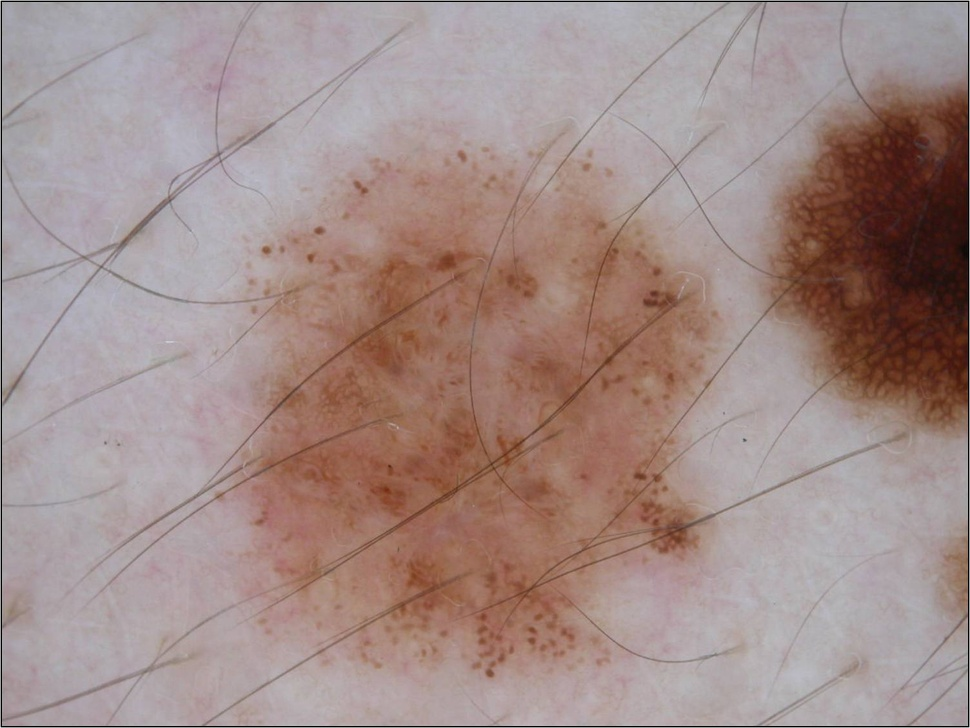
%> input picture Sample Image.jpg, 970 x 728 px, shrunk from 1504 x 1129 before the run
$ octave Project.m   (GNU Octave 9; MATLAB toolbox functions it lacks are replaced by stand-ins)
%> lines starting %> are read from the running program, lines starting %| are printed output that depends on the picture; in (x1, y1, x2, y2) boxes, pixels count from 0 and x2, y2 are one past the last pixel; in counts of white or black regions, pixels touching at a corner belong together; the program's own positions count from 1
close all; clearvars; clc

%% Generating a Mask for Extracting ROI from a Noisy Image

image = im2double(imread('Sample Image.jpg'));
figure('windowstate','maximized'), imshow(image), title('Given Image', 'fontsize', 18)

grayscale = rgb2gray(image);                  % Converting to image grayscale
figure('windowstate','maximized'), imshow(grayscale), title('Grayscale Image', 'fontsize', 18)

se = strel('disk',5);                         % Disk Shaped Structuring Element
hairs = imbothat(grayscale,se);               % Bottom Hat Filtering for Extracting Hairs
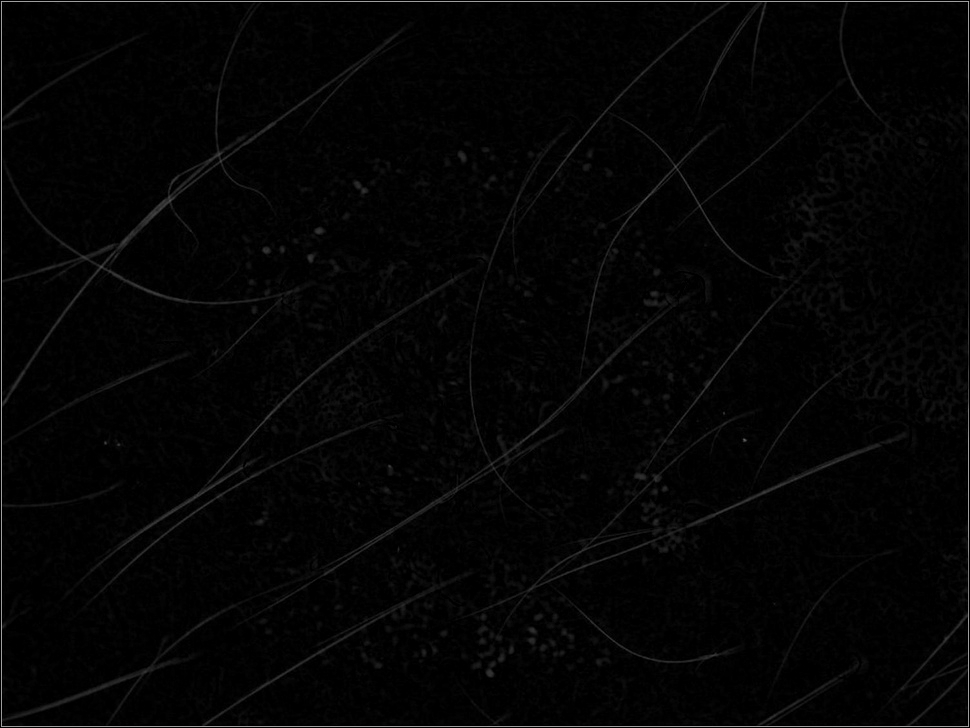
%> hairs: size 728x970 double; min 0, max 0.668, mean 0.0174
figure('windowstate','maximized'), imshow(hairs), title('Hairs Extracted', 'fontsize', 18)

replacedImage = regionfill(grayscale, hairs); % Filling the Hair Region with Inward Interpolation
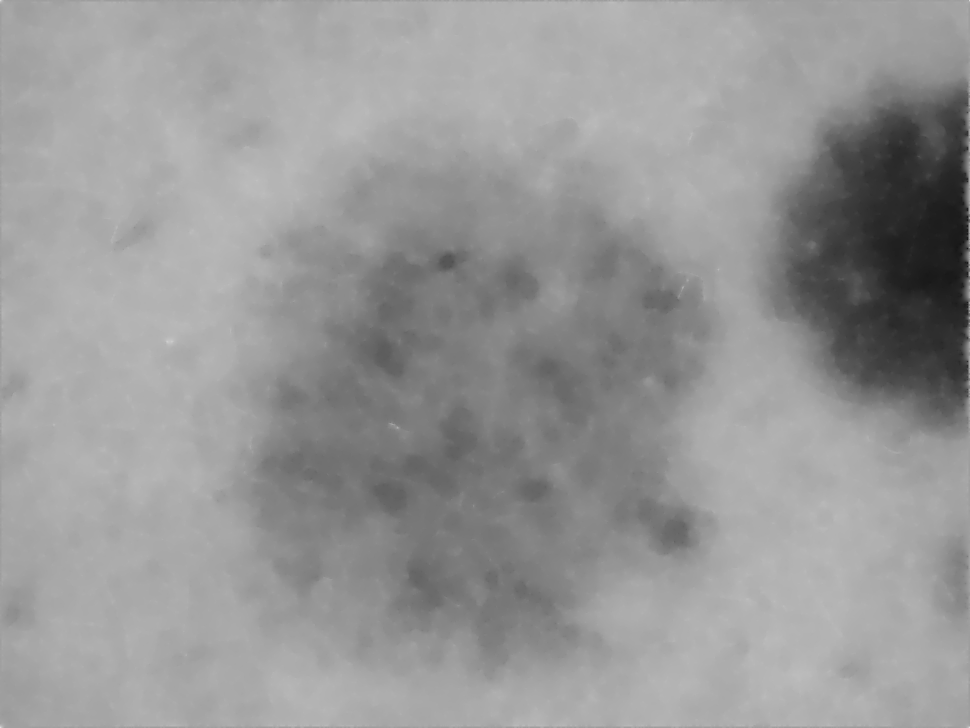
%> replacedImage: size 728x970 double; min 0.0826, max 0.87, mean 0.595
figure('windowstate','maximized'), imshow(replacedImage), title('Hairs Removed', 'fontsize', 18)

I = replacedImage;
L = graythresh(I);                 % Threshold Level L
%> L = 0.541
I(I>L-L/10*2 & I<L+L/10*1.5) = 1;  % Thresholding using the Level L
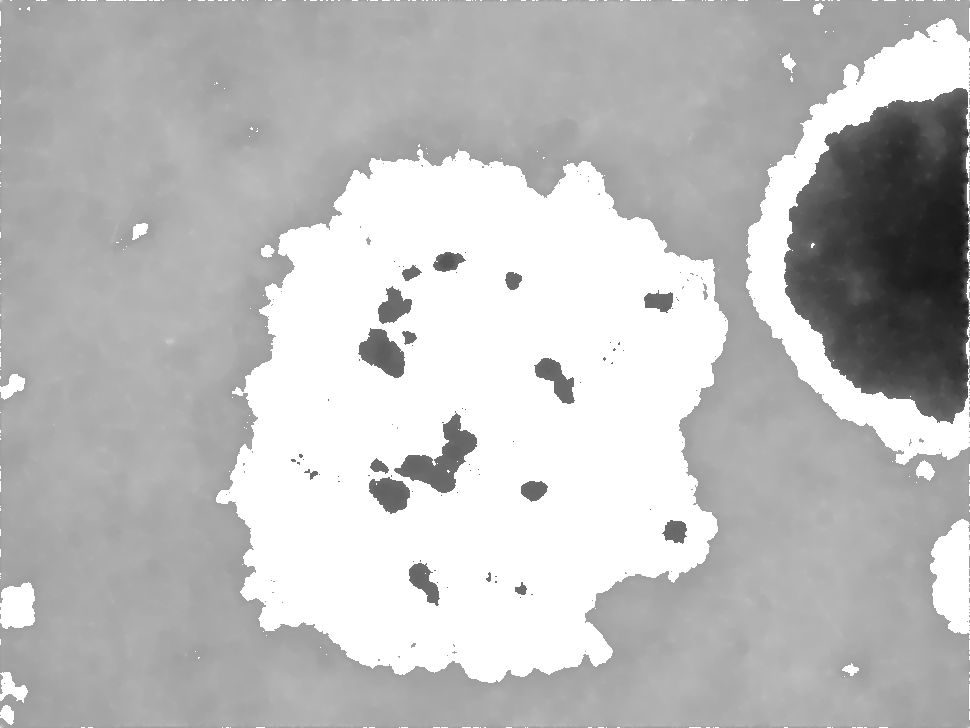
%> I: size 728x970 double; min 0.0826, max 1, mean 0.744
I = imbinarize(I);
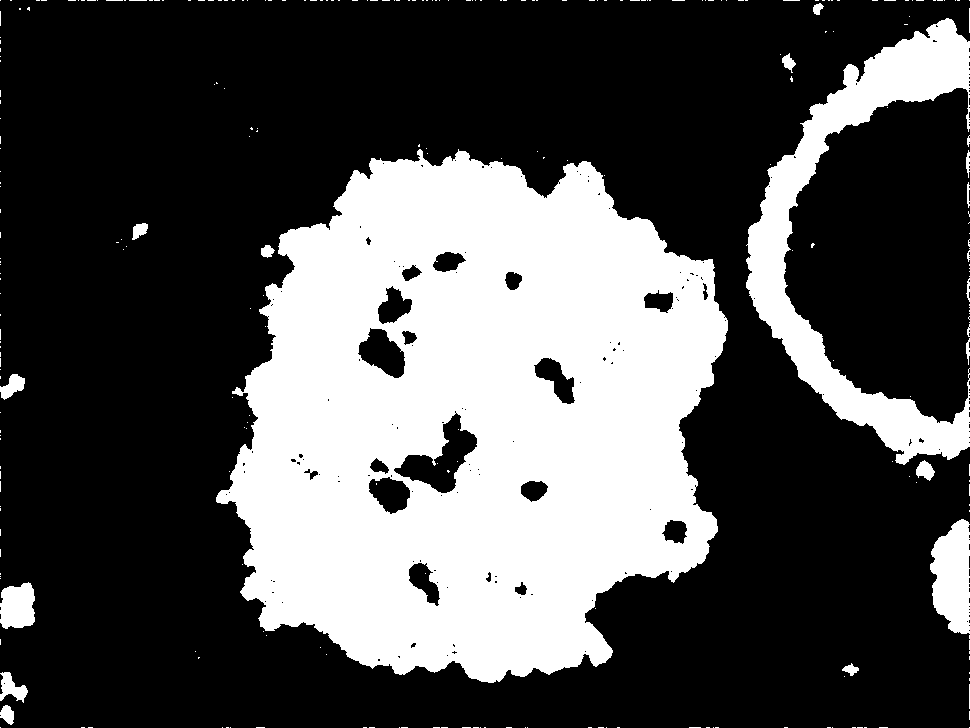
%> I: size 728x970 logical; 31.6% white; 279 white regions (257 under 20 px), largest, box (x1, y1, x2, y2) and area: (216, 149, 728, 683) 190699, (746, 18, 970, 465) 24543, (930, 519, 970, 634) 3476
figure('windowstate','maximized'), imshow(I), title('Thresholding the Image', 'fontsize', 18)

CC = bwconncomp(I);
%> CC = 279 connected components
n = CC.PixelIdxList;     % No. of Connected Components
%> n = 279 items
num = 0;

for k=1:length(n)        % Iterating through all Connected Components
    temp = length(n{k}); % No. of pixels in the Connected Component
    if num<temp          % If Larger
        num = temp;      % number (num) updated
        obj = k;         % The 'no.' of connected component with largest no. of pixels
    end
end
%> this loop made 279 passes
%> (temp, num) on passes 1, 2, 32, 47: (1, 1), (15, 15), (367, 367), (1353, 1353)
%> temp on passes 3 to 8: 1, 4, 4, 1, 2, 7
%> after the loop, num = 190699; obj = 82

a = n(obj);                                 % Indexing the Largest Connected Component
%> a = 1 item
Largest_CC = bwareaopen(I,length(a{:,1}));  % Getting the length of the Largest Connected Component and filtering out the rest
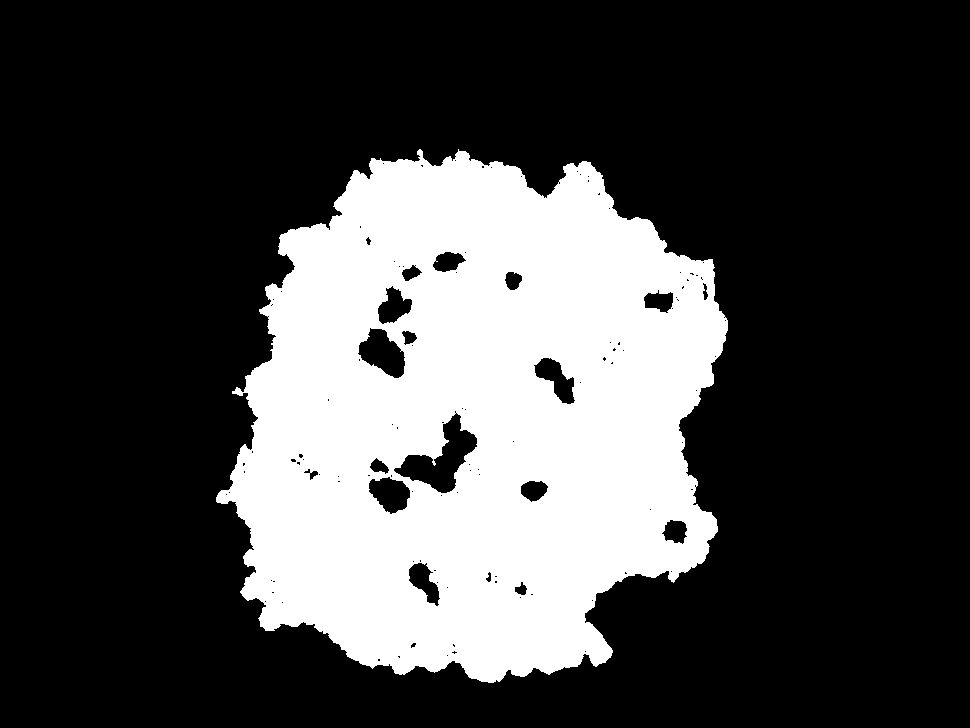
%> Largest_CC: size 728x970 logical; 27% white; 1 white region, box (x1, y1, x2, y2) and area: (216, 149, 728, 683) 190699
figure('windowstate','maximized'), imshow(Largest_CC), title('Retaining only the Largest Connected Component', 'fontsize', 18)

se = strel('diamond',27);                   % Diamond Shaped Structuring Element (Disk can also be used)
Generated_Mask = imdilate(Largest_CC,se);   % Dilation Operation to fill dark regions in the Mask
%> Generated_Mask: size 728x970 logical; 35.5% white; 1 white region, box (x1, y1, x2, y2) and area: (189, 122, 755, 710) 250621
figure('windowstate','maximized'), imshow(Generated_Mask), title('Dilating the Image - Generated Mask', 'fontsize', 18)


%% Calculating Jaccard Index and Dice Coefficient:

Given_Mask = imbinarize(imread('Given Mask.png'));
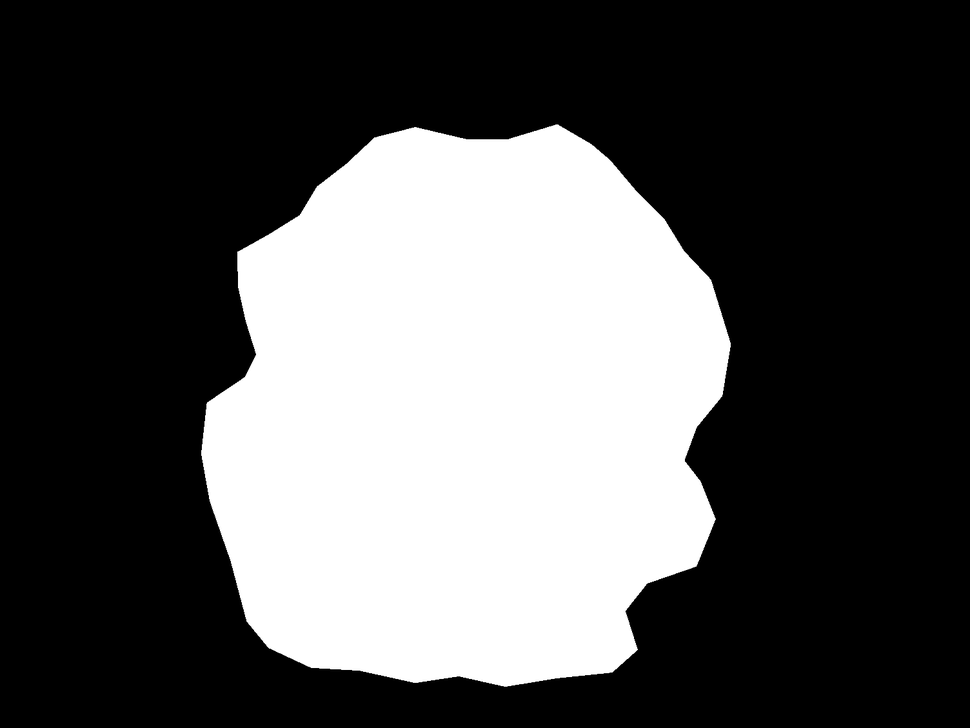
%> input picture Given Mask.png, 970 x 728 px, shrunk from 1504 x 1129 before the run
%> Given_Mask: size 728x970 logical; 32.9% white; 1 white region, box (x1, y1, x2, y2) and area: (201, 124, 731, 687) 232512

%> (the run ends here)
